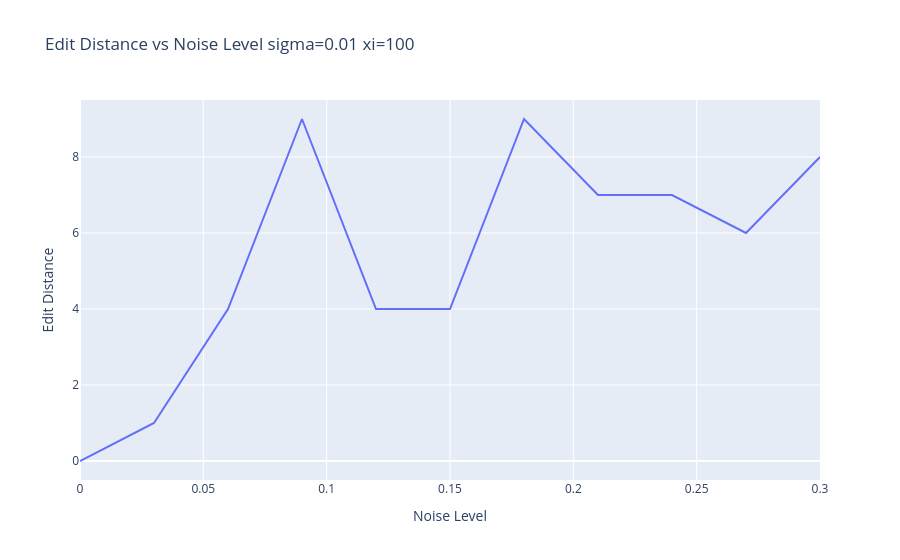
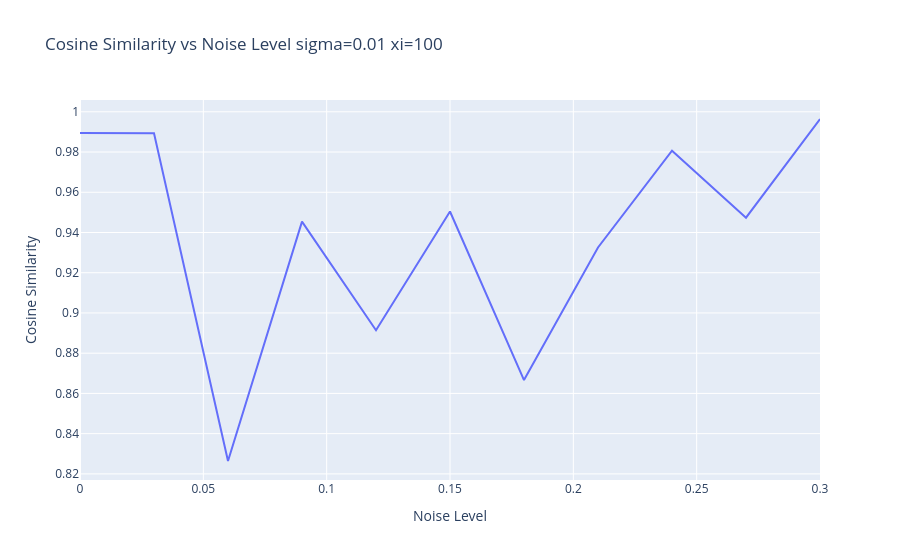

Notebook code cell kept with these figures, in order:
### Code cell
fig = px.line(
    results,
    x="noise_level",
    y="edit_distance",
    title=f"Edit Distance vs Noise Level sigma={SIGMA} xi={XI}",
    labels={"noise_level": "Noise Level", "edit_distance": "Edit Distance"},
)
fig.show()

fig = px.line(
    results,
    x="noise_level",
    y="cosine",
    title=f"Cosine Similarity vs Noise Level sigma={SIGMA} xi={XI}",
    labels={"noise_level": "Noise Level", "cosine": "Cosine Similarity"},
)
fig.show()

### Figure 1 — Plotly figure (JSON) as saved in the notebook; plotly's stock layout.template omitted (floating-point values rounded to 4 significant figures)
{"data": [{"hovertemplate": "Noise Level=%{x}<br>Edit Distance=%{y}<extra></extra>", "legendgroup": "", "line": {"color": "#636efa", "dash": "solid"}, "marker": {"symbol": "circle"}, "mode": "lines", "name": "", "orientation": "v", "showlegend": false, "type": "scatter", "x": [0.0, 0.03, 0.06, 0.09, 0.12, 0.15, 0.18, 0.21, 0.24, 0.27, 0.3], "xaxis": "x", "y": [0, 1, 4, 9, 4, 4, 9, 7, 7, 6, 8], "yaxis": "y"}], "layout": {"legend": {"tracegroupgap": 0}, "title": {"text": "Edit Distance vs Noise Level sigma=0.01 xi=100"}, "xaxis": {"anchor": "y", "domain": [0, 1], "title": {"text": "Noise Level"}}, "yaxis": {"anchor": "x", "domain": [0, 1], "title": {"text": "Edit Distance"}}}}

### Figure 2 — Plotly figure (JSON) as saved in the notebook; plotly's stock layout.template omitted (floating-point values rounded to 4 significant figures)
{"data": [{"hovertemplate": "Noise Level=%{x}<br>Cosine Similarity=%{y}<extra></extra>", "legendgroup": "", "line": {"color": "#636efa", "dash": "solid"}, "marker": {"symbol": "circle"}, "mode": "lines", "name": "", "orientation": "v", "showlegend": false, "type": "scatter", "x": [0.0, 0.03, 0.06, 0.09, 0.12, 0.15, 0.18, 0.21, 0.24, 0.27, 0.3], "xaxis": "x", "y": [0.9895, 0.9893, 0.8264, 0.9454, 0.8914, 0.9504, 0.8667, 0.9325, 0.9807, 0.9474, 0.9964], "yaxis": "y"}], "layout": {"legend": {"tracegroupgap": 0}, "title": {"text": "Cosine Similarity vs Noise Level sigma=0.01 xi=100"}, "xaxis": {"anchor": "y", "domain": [0, 1], "title": {"text": "Noise Level"}}, "yaxis": {"anchor": "x", "domain": [0, 1], "title": {"text": "Cosine Similarity"}}}}
